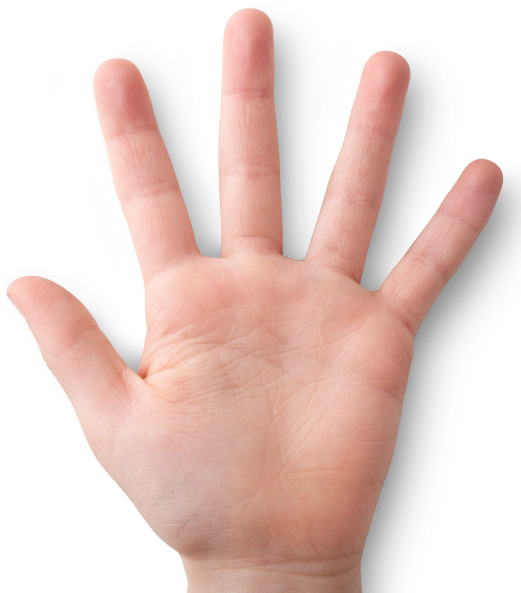
//> input picture GHT/files/hand_original.jpg, 521 x 593 px
$ ./canny_simple ../GHT/files/hand_original.jpg   (built with g++ and OpenCV 4)
//> lines starting //> are read from the running program, lines starting //| are printed output that depends on the picture
#include "opencv2/imgproc/imgproc.hpp"
#include "opencv2/highgui/highgui.hpp"
#include <stdlib.h>
#include <stdio.h>

using namespace cv;

/// Global variables

Mat src, src_gray;
Mat dst, detected_edges;

int edgeThresh = 1;
int lowThreshold;
int highThreshold;
int nTimes;
int const max_lowThreshold = 100;
int const max_highThreshold = 100;
int const max_nTimes = 10;
int ratio = 3;
int kernel_size = 3;
char* window_name = "Edge Map";

/**
 * @function CannyThreshold
 * @brief Trackbar callback - Canny thresholds input with a ratio 1:3
 */
void CannyThreshold(int, void*)
{
  int i;
  /// Reduce noise with a kernel 3x3
  blur( src_gray, detected_edges, Size(3,3) );
  for(i=0; i<=nTimes;i++){
    blur( detected_edges, detected_edges, Size(3,3) );
  }
  /// Canny detector
  Canny( detected_edges, detected_edges, lowThreshold, highThreshold, kernel_size );

  /// Using Canny's output as a mask, we display our result
  //dst = Scalar::all(0);

  //src.copyTo( dst, detected_edges);
  imshow( window_name, detected_edges );
 }


/** @function main */
int main( int argc, char** argv )
{
  /// Load an image
  src = imread( argv[1] );
//> src is the input picture: 593 rows x 521 cols, CV_8UC3; mean B, G, R 203.4, 209.5, 232.7

  if( !src.data )
  { return -1; }

  /// Create a matrix of the same type and size as src (for dst)
  dst.create( src.size(), src.type() );

  /// Convert the image to grayscale
  cvtColor( src, src_gray, COLOR_BGR2GRAY );
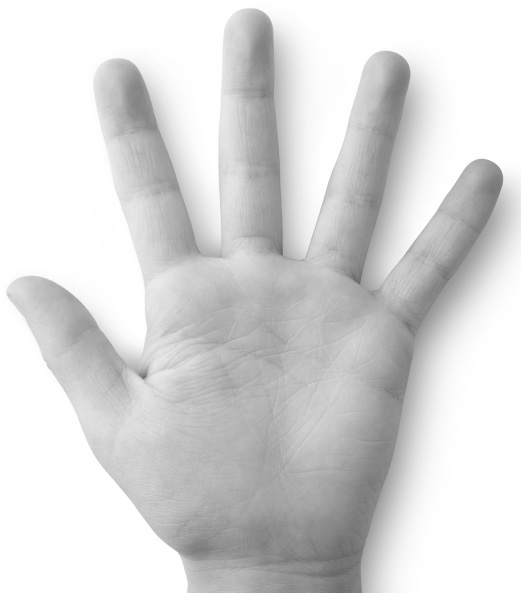
//> src_gray: 593 rows x 521 cols, CV_8UC1; min 101, max 255, mean 215.7

  /// Create a window
  namedWindow( window_name, WINDOW_NORMAL );

  /// Create a Trackbar for user to enter threshold
  createTrackbar( "Min Threshold:", window_name, &lowThreshold, max_lowThreshold, CannyThreshold );
//> slider 'Min Threshold:' is set to 20
  createTrackbar( "High Threshold:", window_name, &highThreshold, max_highThreshold, CannyThreshold );
//> slider 'High Threshold:' is set to 100
  createTrackbar( "Blur times:", window_name, &nTimes, max_nTimes, CannyThreshold );
//> slider 'Blur times:' is set to 3

  /// Show the image
  CannyThreshold(0, 0);
//> after the loop in CannyThreshold, `for(i=0; i<=nTimes;i++)`: detected_edges: 593 rows x 521 cols, CV_8UC1; min 107, max 255, mean 215.7
//> in CannyThreshold, `Canny( detected_edges, detected_edges, lowThreshold, highThreshold, ke..`:
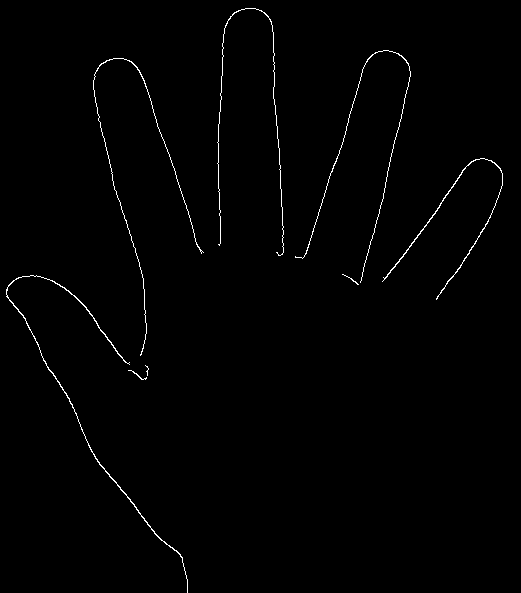
//> detected_edges: 593 rows x 521 cols, CV_8UC1; 0.88% white in thin lines or dots

  /// Wait until user exit program by pressing a key
  waitKey(0);

  imwrite( "result.jpg", detected_edges);

  return 0;
  }
